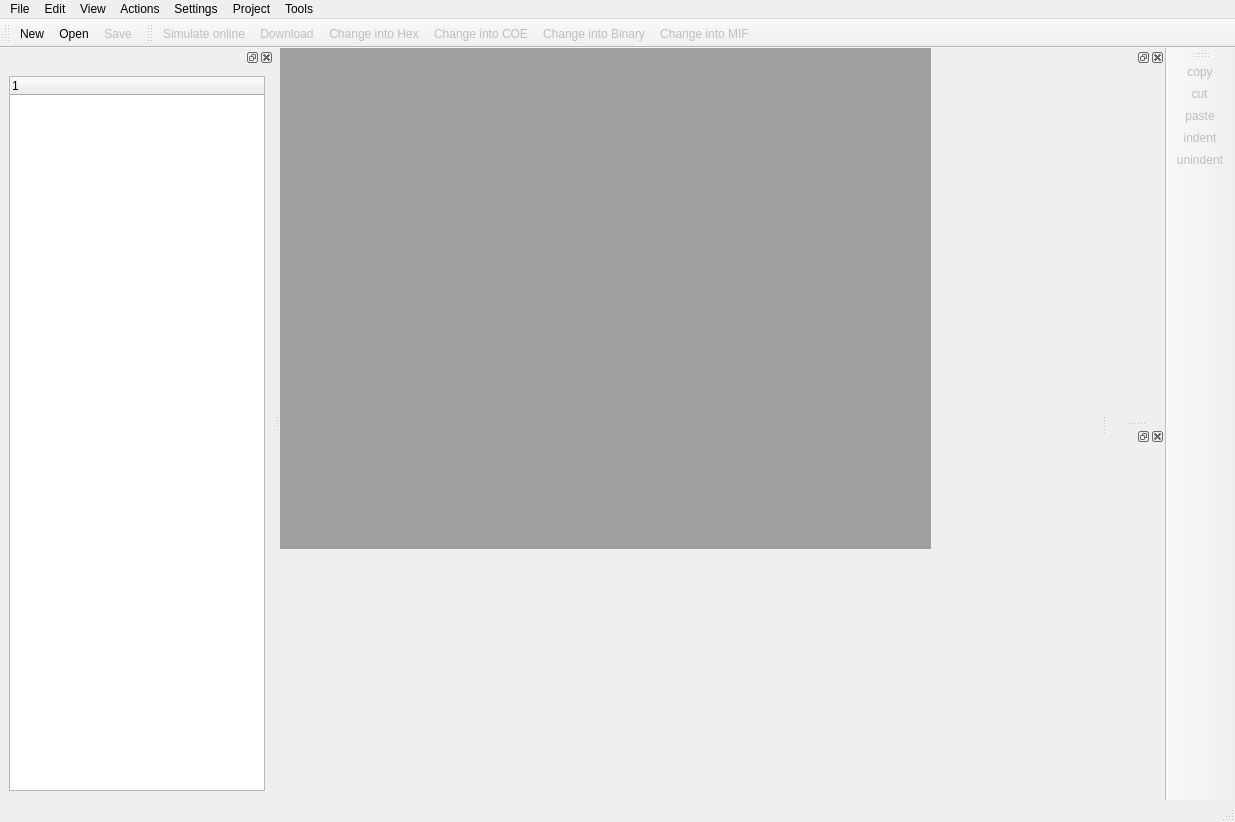
<?xml version="1.0" encoding="UTF-8"?>
<ui version="4.0">
 <class>MainWindow</class>
 <widget class="QMainWindow" name="MainWindow">
  <property name="geometry">
   <rect>
    <x>0</x>
    <y>0</y>
    <width>1235</width>
    <height>822</height>
   </rect>
  </property>
  <property name="windowTitle">
   <string>Eve IDE</string>
  </property>
  <property name="windowIcon">
   <iconset>
    <normaloff>:/pic/main.ico</normaloff>:/pic/main.ico</iconset>
  </property>
  <property name="toolTip">
   <string>ff</string>
  </property>
  <property name="toolTipDuration">
   <number>1</number>
  </property>
  <property name="statusTip">
   <string comment="tr"/>
  </property>
  <property name="whatsThis">
   <string extracomment="test"/>
  </property>
  <widget class="QWidget" name="centralwidget">
   <widget class="QMdiArea" name="mdi">
    <property name="geometry">
     <rect>
      <x>0</x>
      <y>0</y>
      <width>651</width>
      <height>501</height>
     </rect>
    </property>
   </widget>
  </widget>
  <widget class="QMenuBar" name="menubar">
   <property name="geometry">
    <rect>
     <x>0</x>
     <y>0</y>
     <width>1235</width>
     <height>30</height>
    </rect>
   </property>
   <widget class="QMenu" name="menuFile">
    <property name="title">
     <string>File</string>
    </property>
    <addaction name="action_open"/>
    <addaction name="action_new"/>
    <addaction name="action_save"/>
    <addaction name="action_saveas"/>
    <addaction name="separator"/>
    <addaction name="actionQuit"/>
   </widget>
   <widget class="QMenu" name="menuEdit">
    <property name="title">
     <string>Edit</string>
    </property>
    <addaction name="actioncopy"/>
    <addaction name="actioncut"/>
    <addaction name="actionpaste"/>
    <addaction name="actionindent"/>
    <addaction name="actionunindent"/>
   </widget>
   <widget class="QMenu" name="menuView">
    <property name="title">
     <string>View</string>
    </property>
    <addaction name="action_project_files"/>
    <addaction name="actionElumination_View"/>
    <addaction name="actionBuild_output"/>
   </widget>
   <widget class="QMenu" name="menuActions">
    <property name="title">
     <string>Actions</string>
    </property>
    <addaction name="actionView_the_Eluminate"/>
    <addaction name="actionChange_into_COE"/>
    <addaction name="actionChange_into_MIF"/>
    <addaction name="actionChange_into_Binary"/>
    <addaction name="actionChange_into_Hex"/>
    <addaction name="actionDownload_2"/>
   </widget>
   <widget class="QMenu" name="menuSettings">
    <property name="title">
     <string>Settings</string>
    </property>
    <widget class="QMenu" name="menuChoose_background_style">
     <property name="title">
      <string>Choose background style</string>
     </property>
     <addaction name="actionWindows"/>
     <addaction name="actionWindowsXP"/>
     <addaction name="actionWindowsVista"/>
     <addaction name="actionFusion"/>
     <addaction name="actionDark"/>
    </widget>
    <addaction name="actionchoose_workspace"/>
    <addaction name="menuChoose_background_style"/>
    <addaction name="actionChoose_the_port"/>
   </widget>
   <widget class="QMenu" name="menuProject">
    <property name="title">
     <string>Project</string>
    </property>
    <widget class="QMenu" name="menuNew_Project">
     <property name="title">
      <string>New Project</string>
     </property>
     <addaction name="actionnew_empty_project"/>
     <addaction name="actionnew_gd32vf103_project"/>
     <addaction name="actionnew_prv332_project"/>
    </widget>
    <addaction name="menuNew_Project"/>
    <addaction name="actionOpen_Project"/>
   </widget>
   <widget class="QMenu" name="menuTools">
    <property name="title">
     <string>Tools</string>
    </property>
    <addaction name="actionserial_monitor"/>
   </widget>
   <addaction name="menuFile"/>
   <addaction name="menuEdit"/>
   <addaction name="menuView"/>
   <addaction name="menuActions"/>
   <addaction name="menuSettings"/>
   <addaction name="menuProject"/>
   <addaction name="menuTools"/>
  </widget>
  <widget class="QStatusBar" name="statusbar"/>
  <widget class="QToolBar" name="toolBar_file">
   <property name="windowTitle">
    <string>toolBar_2</string>
   </property>
   <attribute name="toolBarArea">
    <enum>TopToolBarArea</enum>
   </attribute>
   <attribute name="toolBarBreak">
    <bool>false</bool>
   </attribute>
   <addaction name="action_new"/>
   <addaction name="action_open"/>
   <addaction name="action_save"/>
  </widget>
  <widget class="QToolBar" name="toolBar_action">
   <property name="enabled">
    <bool>true</bool>
   </property>
   <property name="windowTitle">
    <string>toolBar_3</string>
   </property>
   <attribute name="toolBarArea">
    <enum>TopToolBarArea</enum>
   </attribute>
   <attribute name="toolBarBreak">
    <bool>false</bool>
   </attribute>
   <addaction name="actionView_the_Eluminate"/>
   <addaction name="actionDownload_2"/>
   <addaction name="actionChange_into_Hex"/>
   <addaction name="actionChange_into_COE"/>
   <addaction name="actionChange_into_Binary"/>
   <addaction name="actionChange_into_MIF"/>
  </widget>
  <widget class="QToolBar" name="toolBar_edit">
   <property name="windowTitle">
    <string>toolBar_5</string>
   </property>
   <attribute name="toolBarArea">
    <enum>RightToolBarArea</enum>
   </attribute>
   <attribute name="toolBarBreak">
    <bool>false</bool>
   </attribute>
   <addaction name="actioncopy"/>
   <addaction name="actioncut"/>
   <addaction name="actionpaste"/>
   <addaction name="actionindent"/>
   <addaction name="actionunindent"/>
  </widget>
  <widget class="QDockWidget" name="dockWidget_tree">
   <property name="mouseTracking">
    <bool>false</bool>
   </property>
   <property name="windowIcon">
    <iconset>
     <normaloff>:/pic/main.ico</normaloff>:/pic/main.ico</iconset>
   </property>
   <property name="toolTip">
    <string/>
   </property>
   <property name="statusTip">
    <string>tree of files </string>
   </property>
   <property name="whatsThis">
    <string/>
   </property>
   <property name="layoutDirection">
    <enum>Qt::LeftToRight</enum>
   </property>
   <property name="features">
    <set>QDockWidget::AllDockWidgetFeatures</set>
   </property>
   <attribute name="dockWidgetArea">
    <number>1</number>
   </attribute>
   <widget class="QWidget" name="dockWidgetContents">
    <layout class="QGridLayout" name="gridLayout">
     <item row="0" column="1">
      <widget class="QTreeWidget" name="tree">
       <column>
        <property name="text">
         <string notr="true">1</string>
        </property>
       </column>
      </widget>
     </item>
    </layout>
   </widget>
  </widget>
  <widget class="QDockWidget" name="dockWidget_2">
   <attribute name="dockWidgetArea">
    <number>2</number>
   </attribute>
   <widget class="QWidget" name="dockWidgetContents_12"/>
  </widget>
  <widget class="QDockWidget" name="dock_connection">
   <attribute name="dockWidgetArea">
    <number>2</number>
   </attribute>
   <widget class="QWidget" name="dockWidgetContents_15"/>
  </widget>
  <action name="action_open">
   <property name="icon">
    <iconset>
     <normaloff>icos/fileopen.ico</normaloff>icos/fileopen.ico</iconset>
   </property>
   <property name="text">
    <string>Open</string>
   </property>
   <property name="toolTip">
    <string>Open a file</string>
   </property>
   <property name="statusTip">
    <string extracomment="open a file">Click to open a file</string>
   </property>
   <property name="whatsThis">
    <string extracomment="to open a file">to open a file</string>
   </property>
   <property name="shortcut">
    <string>Ctrl+O</string>
   </property>
  </action>
  <action name="action_new">
   <property name="icon">
    <iconset>
     <normaloff>icos/filenew.ico</normaloff>icos/filenew.ico</iconset>
   </property>
   <property name="text">
    <string>New</string>
   </property>
   <property name="toolTip">
    <string>Create a new file</string>
   </property>
   <property name="statusTip">
    <string>Click to create a new file</string>
   </property>
   <property name="shortcut">
    <string>Ctrl+N</string>
   </property>
  </action>
  <action name="action_save">
   <property name="checkable">
    <bool>false</bool>
   </property>
   <property name="checked">
    <bool>false</bool>
   </property>
   <property name="enabled">
    <bool>false</bool>
   </property>
   <property name="icon">
    <iconset>
     <normaloff>icos/filesave.ico</normaloff>icos/filesave.ico</iconset>
   </property>
   <property name="text">
    <string>Save</string>
   </property>
   <property name="toolTip">
    <string>Save the file</string>
   </property>
   <property name="statusTip">
    <string>Click to save the file</string>
   </property>
   <property name="shortcut">
    <string>Ctrl+S</string>
   </property>
  </action>
  <action name="action_saveas">
   <property name="enabled">
    <bool>false</bool>
   </property>
   <property name="text">
    <string>SaveAs</string>
   </property>
  </action>
  <action name="actionQuit">
   <property name="text">
    <string>Quit</string>
   </property>
   <property name="shortcut">
    <string>Ctrl+Q</string>
   </property>
  </action>
  <action name="action_project_files">
   <property name="checkable">
    <bool>true</bool>
   </property>
   <property name="checked">
    <bool>true</bool>
   </property>
   <property name="text">
    <string>Project Files</string>
   </property>
  </action>
  <action name="actionElumination_View">
   <property name="checkable">
    <bool>true</bool>
   </property>
   <property name="text">
    <string>Simulation View</string>
   </property>
   <property name="toolTip">
    <string>View the simulation online</string>
   </property>
   <property name="statusTip">
    <string>View the simulation online</string>
   </property>
  </action>
  <action name="actionChange_into_COE">
   <property name="enabled">
    <bool>false</bool>
   </property>
   <property name="icon">
    <iconset resource="icos/icons.qrc">
     <normaloff>:/pic/change_coe.ico</normaloff>:/pic/change_coe.ico</iconset>
   </property>
   <property name="text">
    <string>Change into COE</string>
   </property>
   <property name="shortcut">
    <string>Ctrl+Alt+C</string>
   </property>
  </action>
  <action name="actionChange_into_MIF">
   <property name="enabled">
    <bool>false</bool>
   </property>
   <property name="icon">
    <iconset resource="icos/icons.qrc">
     <normaloff>:/pic/change_into_mif.ico</normaloff>:/pic/change_into_mif.ico</iconset>
   </property>
   <property name="text">
    <string>Change into MIF</string>
   </property>
   <property name="shortcut">
    <string>Ctrl+Alt+M</string>
   </property>
  </action>
  <action name="actionChange_into_Binary">
   <property name="enabled">
    <bool>false</bool>
   </property>
   <property name="icon">
    <iconset resource="icos/icons.qrc">
     <normaloff>:/pic/change_bin.ico</normaloff>:/pic/change_bin.ico</iconset>
   </property>
   <property name="text">
    <string>Change into Binary</string>
   </property>
   <property name="statusTip">
    <string>Click to Change into Binary</string>
   </property>
   <property name="shortcut">
    <string>Ctrl+Alt+B</string>
   </property>
  </action>
  <action name="actionChange_into_Hex">
   <property name="enabled">
    <bool>false</bool>
   </property>
   <property name="icon">
    <iconset resource="icos/icons.qrc">
     <normaloff>:/pic/change_hex.ico</normaloff>:/pic/change_hex.ico</iconset>
   </property>
   <property name="text">
    <string>Change into Hex</string>
   </property>
   <property name="statusTip">
    <string>Click to Change into Hex</string>
   </property>
   <property name="shortcut">
    <string>Ctrl+Alt+H</string>
   </property>
  </action>
  <action name="actionView_the_Eluminate">
   <property name="enabled">
    <bool>false</bool>
   </property>
   <property name="icon">
    <iconset resource="icos/icons.qrc">
     <normaloff>:/pic/connect.ico</normaloff>:/pic/connect.ico</iconset>
   </property>
   <property name="text">
    <string>Simulate online</string>
   </property>
   <property name="toolTip">
    <string>Click to Simulate online</string>
   </property>
   <property name="statusTip">
    <string>Click to Simulate online</string>
   </property>
   <property name="shortcut">
    <string>Ctrl+E</string>
   </property>
  </action>
  <action name="actioncut">
   <property name="enabled">
    <bool>false</bool>
   </property>
   <property name="icon">
    <iconset resource="icos/icons.qrc">
     <normaloff>:/pic/editcut.ico</normaloff>:/pic/editcut.ico</iconset>
   </property>
   <property name="text">
    <string>cut</string>
   </property>
   <property name="toolTip">
    <string>Cut text to the clipboard</string>
   </property>
   <property name="statusTip">
    <string>Cut text to the clipboard</string>
   </property>
   <property name="shortcut">
    <string>Ctrl+D</string>
   </property>
  </action>
  <action name="actionpaste">
   <property name="enabled">
    <bool>false</bool>
   </property>
   <property name="icon">
    <iconset resource="icos/icons.qrc">
     <normaloff>:/pic/editpaste.ico</normaloff>:/pic/editpaste.ico</iconset>
   </property>
   <property name="text">
    <string>paste</string>
   </property>
   <property name="toolTip">
    <string>Paste in the clipboard's tex</string>
   </property>
   <property name="statusTip">
    <string>Paste in the clipboard's tex</string>
   </property>
   <property name="shortcut">
    <string>Ctrl+V</string>
   </property>
  </action>
  <action name="actionindent">
   <property name="enabled">
    <bool>false</bool>
   </property>
   <property name="icon">
    <iconset resource="icos/icons.qrc">
     <normaloff>:/pic/editindent.ico</normaloff>:/pic/editindent.ico</iconset>
   </property>
   <property name="text">
    <string>indent</string>
   </property>
   <property name="toolTip">
    <string>Indent the current line or selection</string>
   </property>
   <property name="statusTip">
    <string>Indent the current line or selection</string>
   </property>
   <property name="shortcut">
    <string>Ctrl+[</string>
   </property>
  </action>
  <action name="actionunindent">
   <property name="enabled">
    <bool>false</bool>
   </property>
   <property name="icon">
    <iconset resource="icos/icons.qrc">
     <normaloff>:/pic/editunindent.ico</normaloff>:/pic/editunindent.ico</iconset>
   </property>
   <property name="text">
    <string>unindent</string>
   </property>
   <property name="toolTip">
    <string>Unindent the current line or selection</string>
   </property>
   <property name="statusTip">
    <string>Unindent the current line or selection</string>
   </property>
   <property name="shortcut">
    <string>Ctrl+]</string>
   </property>
  </action>
  <action name="actioncopy">
   <property name="enabled">
    <bool>false</bool>
   </property>
   <property name="icon">
    <iconset resource="icos/icons.qrc">
     <normaloff>:/pic/editcopy.ico</normaloff>:/pic/editcopy.ico</iconset>
   </property>
   <property name="text">
    <string>copy</string>
   </property>
   <property name="toolTip">
    <string>Copy text to the clipboard</string>
   </property>
   <property name="statusTip">
    <string>Copy text to the clipboard</string>
   </property>
   <property name="shortcut">
    <string>Ctrl+C</string>
   </property>
  </action>
  <action name="actionDownload_2">
   <property name="enabled">
    <bool>false</bool>
   </property>
   <property name="icon">
    <iconset resource="icos/icons.qrc">
     <normaloff>:/pic/download.ico</normaloff>:/pic/download.ico</iconset>
   </property>
   <property name="text">
    <string>Download</string>
   </property>
   <property name="toolTip">
    <string>Click to Download into board</string>
   </property>
   <property name="statusTip">
    <string>Click to Download into board</string>
   </property>
   <property name="shortcut">
    <string>Ctrl+Alt+D</string>
   </property>
  </action>
  <action name="actionchoose_workspace">
   <property name="text">
    <string>Choose workspace</string>
   </property>
  </action>
  <action name="actionBuild_output">
   <property name="checkable">
    <bool>true</bool>
   </property>
   <property name="checked">
    <bool>true</bool>
   </property>
   <property name="text">
    <string>Build output</string>
   </property>
  </action>
  <action name="actionWindows">
   <property name="text">
    <string>Windows</string>
   </property>
  </action>
  <action name="actionWindowsXP">
   <property name="text">
    <string>WindowsXP</string>
   </property>
  </action>
  <action name="actionOpen_Project">
   <property name="text">
    <string>Open Project</string>
   </property>
  </action>
  <action name="actionWindowsVista">
   <property name="text">
    <string>WindowsVista</string>
   </property>
  </action>
  <action name="actionDark">
   <property name="text">
    <string>Dark</string>
   </property>
  </action>
  <action name="actionFusion">
   <property name="text">
    <string>Fusion</string>
   </property>
  </action>
  <action name="actionChoose_the_port">
   <property name="text">
    <string>Choose the port </string>
   </property>
  </action>
  <action name="actionserial_monitor">
   <property name="text">
    <string>serial monitor</string>
   </property>
  </action>
  <action name="actionnew_empty_project">
   <property name="text">
    <string>new empty project</string>
   </property>
  </action>
  <action name="actionnew_gd32vf103_project">
   <property name="text">
    <string>new gd32vf103 project</string>
   </property>
  </action>
  <action name="actionnew_prv332_project">
   <property name="text">
    <string>new prv332 project</string>
   </property>
  </action>
 </widget>
 <resources>
  <include location="icos/icons.qrc"/>
 </resources>
 <connections>
  <connection>
   <sender>actionQuit</sender>
   <signal>triggered()</signal>
   <receiver>MainWindow</receiver>
   <slot>close()</slot>
   <hints>
    <hint type="sourcelabel">
     <x>-1</x>
     <y>-1</y>
    </hint>
    <hint type="destinationlabel">
     <x>439</x>
     <y>346</y>
    </hint>
   </hints>
  </connection>
 </connections>
</ui>
